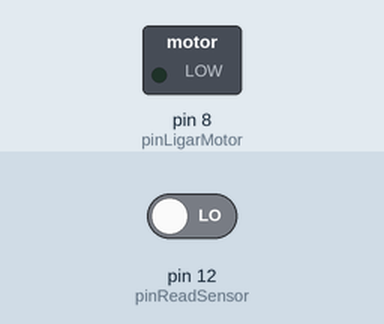
This sketch was run on a simulated Arduino Uno, built with avr-gcc and run on an emulated ATmega328P. On the bench: switched loads named in the sketch (green lamp = pin HIGH). The test bench sets the inputs (shaded band); at power-on: pin 12 (pinReadSensor) LOW.

Above: at 1.2 s.
1.3 s: pin 12 (pinReadSensor) driven HIGH
At 2.5 s:
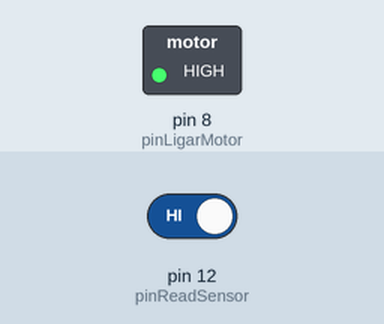
2.8 s: pin 12 (pinReadSensor) driven LOW
At 3.7 s:
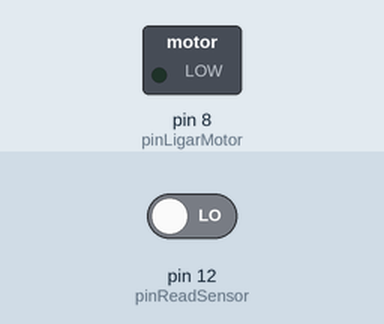
Timing chart, 0 to 5.8 s (numbered marks = the images above; inputs shaded):
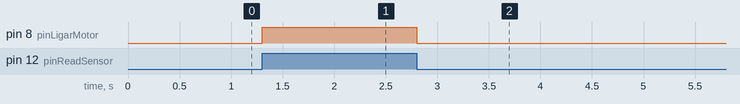

The sketch:

ControleMotor.ino
```cpp
const int pinReadSensor = 12;
const int pinLigarMotor = 8;


void setup()
{
  // CONFIGURAÇÕES DOS PINOS
  pinMode(pinReadSensor,INPUT); // Conf Entrada
  pinMode(pinLigarMotor,OUTPUT); // Conf Saída
}

void loop()
{
  int status = digitalRead(pinReadSensor);
  if(status == HIGH){
  digitalWrite(pinLigarMotor,HIGH);
  } else {
  digitalWrite(pinLigarMotor,LOW);
  }

}
```

Measured:
- after the input at 1.3 s, pin 8 (pinLigarMotor): LOW → HIGH at once
- after the input at 2.8 s, pin 8 (pinLigarMotor): HIGH → LOW at once
